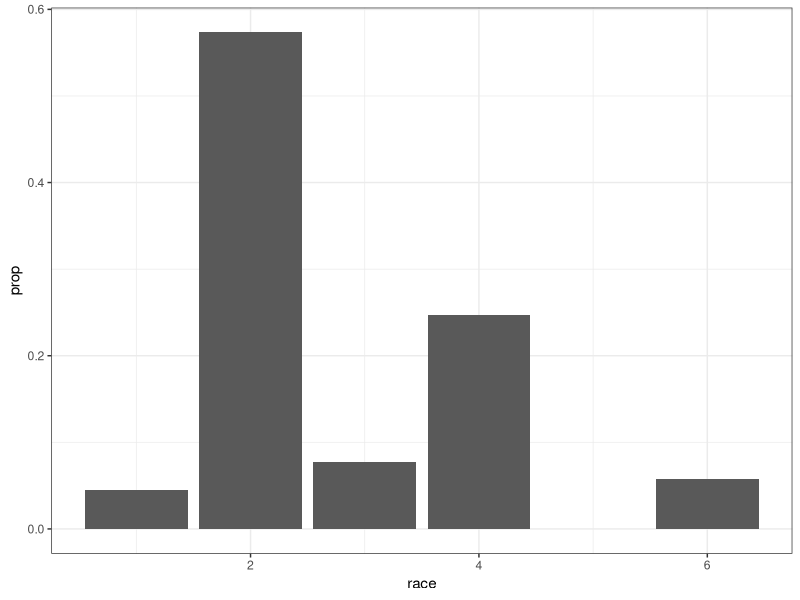
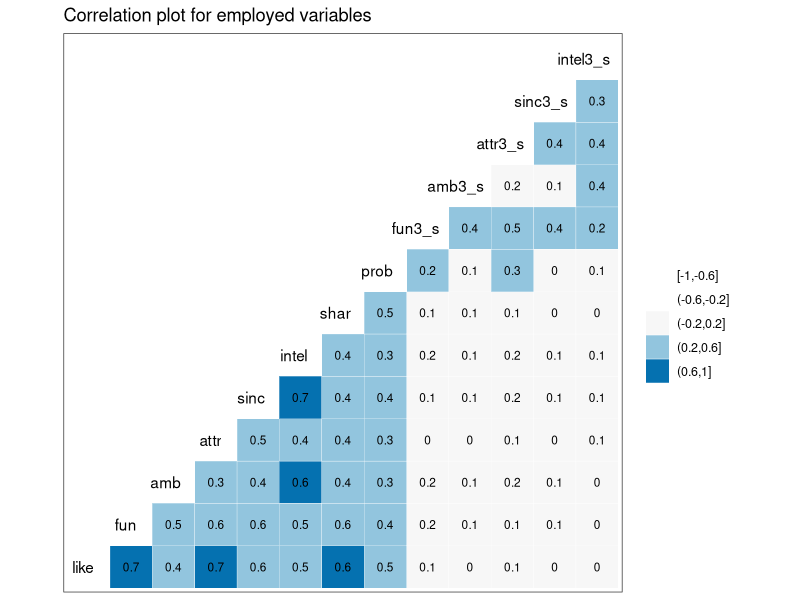
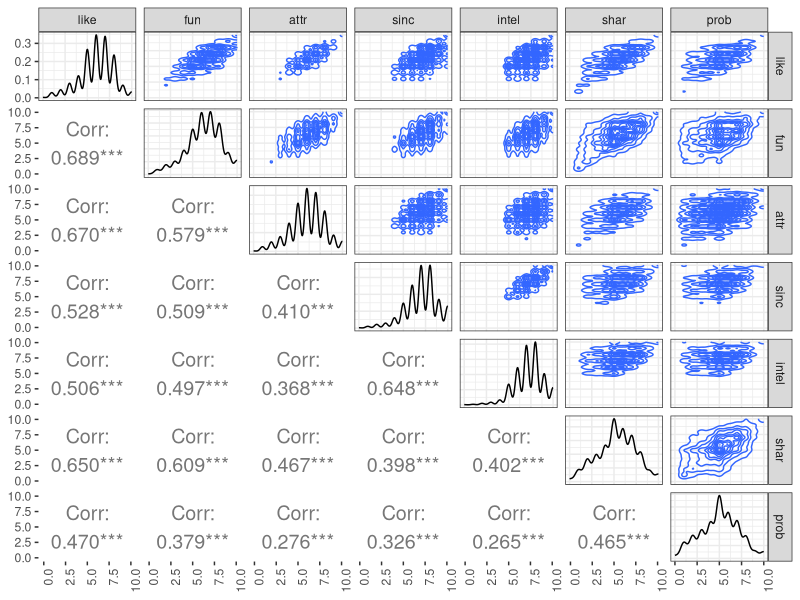
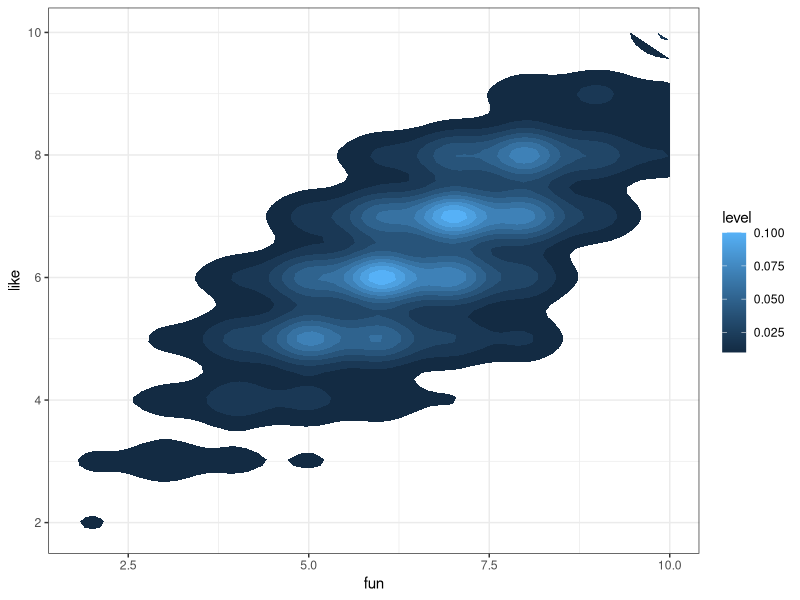
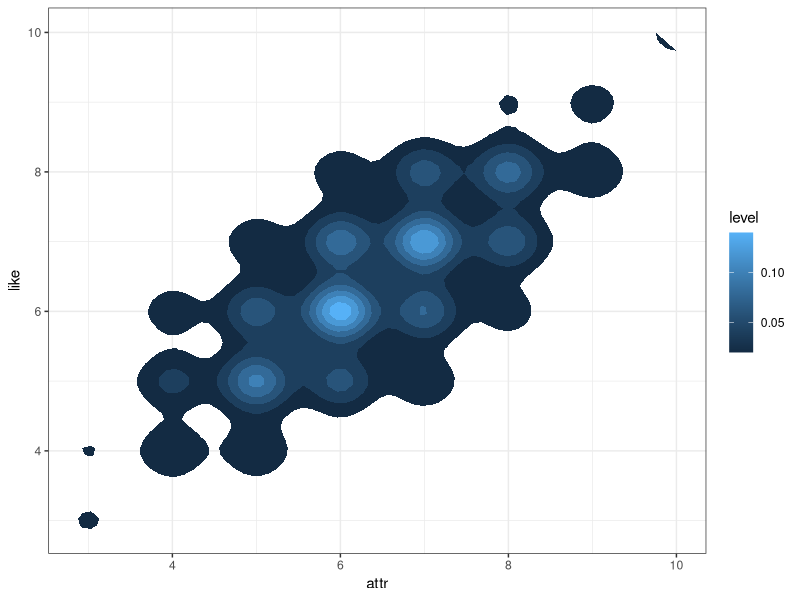
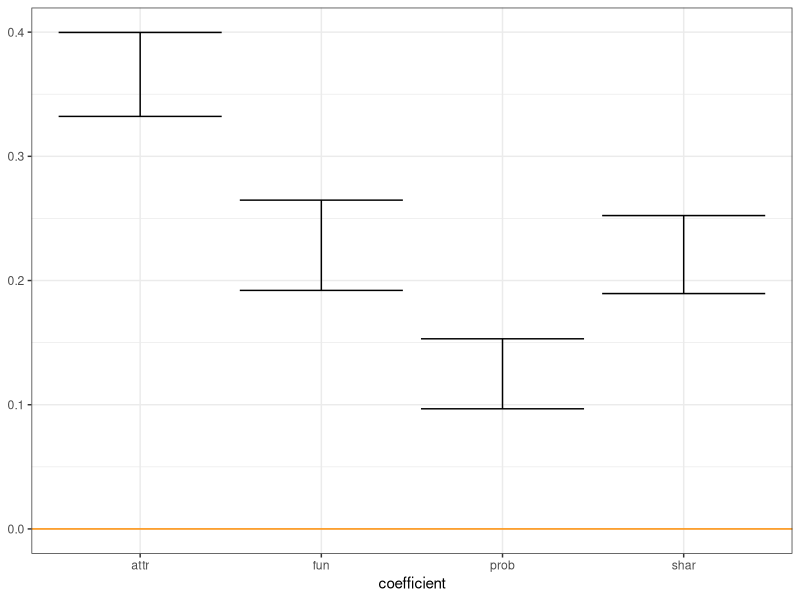
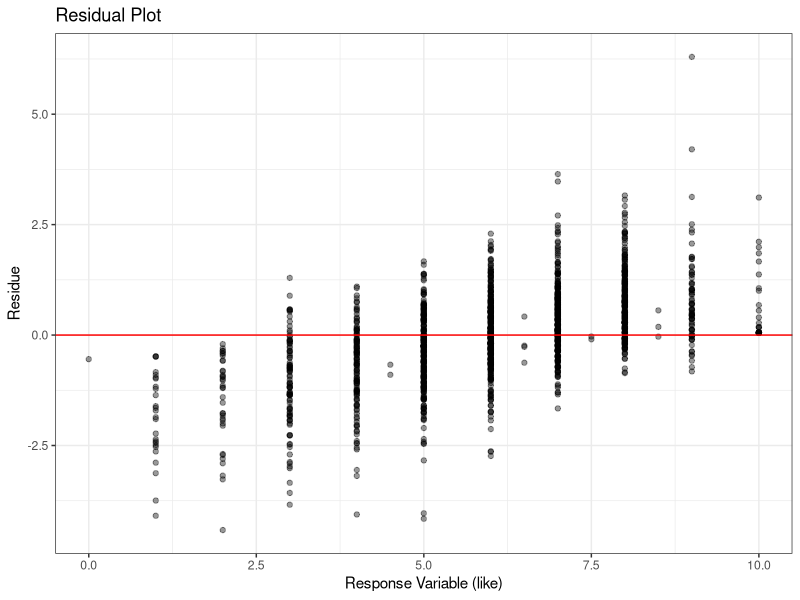
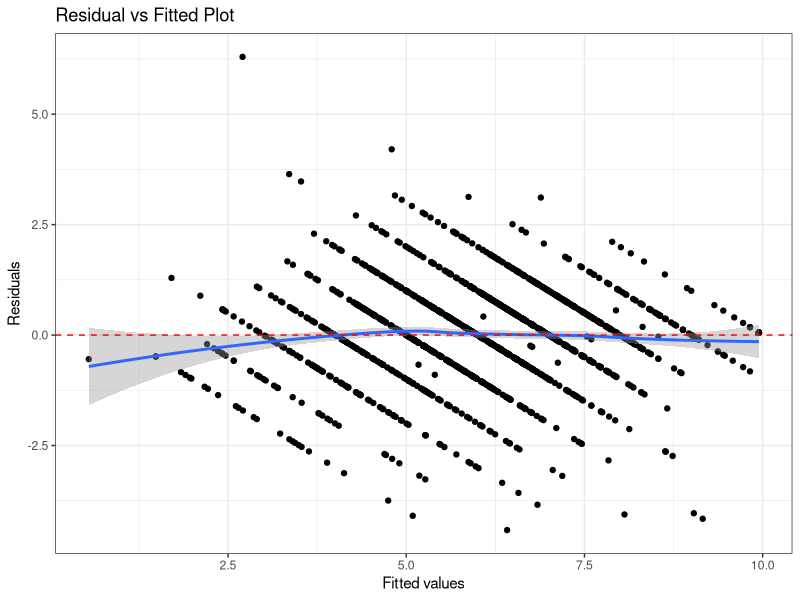

Here is the R script that generated these plots, in order:
## ---- chunk 1
library(tidyverse)
library(ggfortify)
library(modelr)
library(GGally)
library(broom)
library(here)

theme_set(theme_bw())
## ---- chunk 2
data <- read_csv(here("data/speed-dating.csv"),
                 progress = FALSE,
                 col_types =cols(.default = col_integer(),
                                 int_corr = col_double(),
                                 field = col_character(),
                                 from = col_character(),
                                 career = col_character(),
                                 attr = col_double(),
                                 sinc = col_double(),
                                 intel = col_double(),
                                 fun = col_double(),
                                 amb = col_double(),
                                 shar = col_double(),
                                 like = col_double(),
                                 prob = col_double(),
                                 match_es = col_double(),
                                 attr3_s = col_double(),
                                 sinc3_s = col_double(),
                                 intel3_s = col_double(),
                                 fun3_s = col_double(),
                                 amb3_s = col_double())) %>%
  mutate( age_dif =abs(age - age_o))

data %>%
  glimpse()
## ---- chunk 3
data %>%
  na.omit(race) %>%
  ggplot(aes(race, ..prop..)) +
  geom_bar()
## ---- chunk 4
require(GGally)

temp <- data %>% 
  select(like,fun,amb,attr,sinc,intel,shar,prob,
         fun3_s,amb3_s,attr3_s,sinc3_s,intel3_s) %>% 
    na.omit()

ggcorr(temp, palette = "RdBu", label = TRUE,
       hjust = 0.75, label_size = 3, nbreaks = 5) +
  ggtitle("Correlation plot for employed variables")
## ---- chunk 5
temp <- data %>% 
  select(like,fun,attr,sinc,intel,shar,prob) %>% 
    na.omit()

ggpairs(temp, 
        upper = list(continuous = "density"), 
        lower = list(continuous = wrap("cor", size=5)),
        axisLabels = 'show',progress = F) +
  theme(axis.text.x = element_text(angle = 90, hjust = 1))
## ---- chunk 6
temp %>%
  ggplot(aes(fun, like)) +
   stat_density2d(aes(fill = ..level..), geom = "polygon")
## ---- chunk 7
temp %>%
  ggplot(aes(attr, like)) +
   stat_density2d(aes(fill = ..level..), geom = "polygon")
## ---- chunk 8
temp %>% ## Put predictors on same scale
   mutate_at(.vars = vars(fun,attr,sinc,intel,shar),
             .funs = funs(scale(.))) -> temp

temp %>% 
  sample_n(10)
## ---- chunk 9
t <- data %>% na.omit()
mod <- lm(like ~  fun + attr + shar + prob ,
          data = t)

glance(mod) 
## ---- chunk 10
tibble::as_tibble(rownames = "coefficient",
                  confint(mod)) 
## ---- chunk 11
tibble::as_tibble(rownames = "coefficient",
                  confint(mod)) %>%
  filter(coefficient != "(Intercept)") %>%
  ggplot(aes(coefficient,ymin = `2.5 %`, ymax = `97.5 %`)) +
  geom_errorbar() +
  geom_hline(yintercept = 0, colour = "darkorange")
## ---- chunk 12
mod.res <- resid(mod)
std.resid <- rstandard(mod)
like <- t$like

resid_data <- data.frame(mod.res,std.resid,like,
                       stringsAsFactors=FALSE)
resid_data %>% 
  sample_n(10)
## ---- chunk 13
resid_data %>%
  ggplot(aes(like, mod.res)) +
  geom_point(alpha = 0.4) +
  geom_hline(yintercept = 0,
             color = "red") +
  labs(x = "Response Variable (like)", y = "Residue") +
  ggtitle("Residual Plot")
## ---- chunk 14
mod %>%
  ggplot(aes(.fitted, .resid)) + 
  geom_point() +
  stat_smooth(method="loess") + 
  geom_hline(yintercept=0, col="red", linetype="dashed") + 
  xlab("Fitted values") + ylab("Residuals") + 
  ggtitle("Residual vs Fitted Plot")
## ---- chunk 15
y <- quantile(resid_data$std.resid[!is.na(resid_data$std.resid)], c(0.25, 0.75))
x <- qnorm(c(0.25, 0.75))
slope <- diff(y)/diff(x)
int <- y[1L] - slope * x[1L]

resid_data %>%
  ggplot(aes(sample=std.resid)) +
  stat_qq(shape=1, size=3) +      # open circles
  labs(title="Normal Q-Q",        # plot title
  x="Theoretical Quantiles",      # x-axis label
  y="Standardized Residuals") +   # y-axis label
  geom_abline(slope = slope,
              color = "red",
              size = 0.8,
              intercept = int,
              linetype="dashed")  # dashed reference line
## ---- chunk 16
mod %>%
  ggplot(aes(.fitted, 
             sqrt(abs(.stdresid)))) + 
  geom_point(na.rm=TRUE) + 
  stat_smooth(method="loess",
              na.rm = TRUE) +
  labs(title = "Scale-Location",
       x= "Fitted Value",
       y = expression(sqrt("|Standardized residuals|")))
## ---- chunk 17
mod %>%
  ggplot(aes(.hat, .stdresid)) + 
  geom_point(aes(size=.cooksd), na.rm=TRUE) +
  stat_smooth(method="loess", na.rm=TRUE) +
  xlab("Leverage")+ylab("Standardized Residuals") + 
  ggtitle("Residual vs Leverage Plot") + 
  scale_size_continuous("Cook's Distance", range=c(1,5)) +    
  theme(legend.position="bottom")
## ---- chunk 18
mod %>%
  ggplot(aes(.hat, .cooksd)) + 
  geom_point(na.rm=TRUE) + 
  stat_smooth(method="loess", na.rm=TRUE) + 
  xlab("Leverage hii")+ylab("Cook's Distance") + 
  ggtitle("Cook's dist vs Leverage hii/(1-hii)") + 
  geom_abline(slope=seq(0,3,0.5), color="gray", linetype="dashed")
